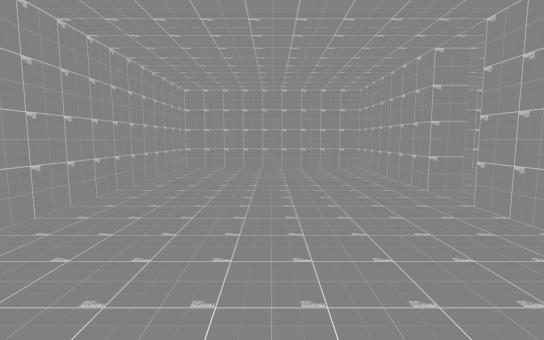
[1] (above)

23 first-person views from a walk through a scene from a Unity 3-D project. The camera is 1.5 m above the floor, tilts 6° down and sees 85° across. The floor is counted in squares, 2 m on a side. Each view is taken from the middle of a square. On the plan, view 1 faces up. The plan holds only what a view shows up to about 10 squares ahead; the rest is blank. The place goes on beyond the plan.

[2]
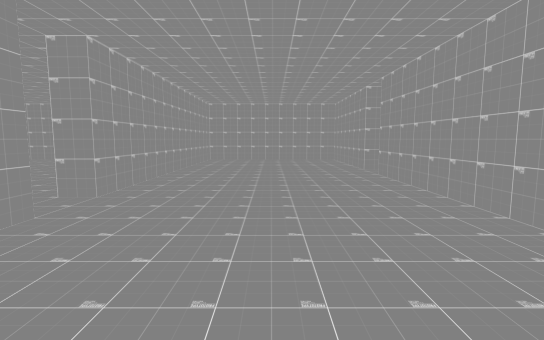

[3]
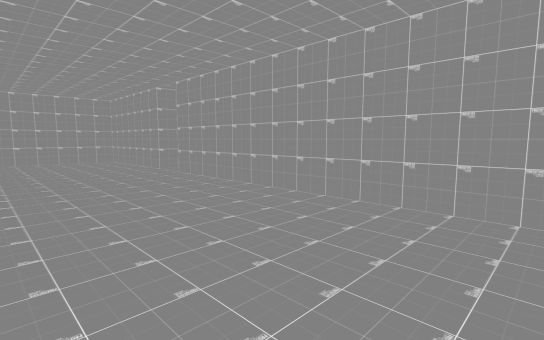

[4]
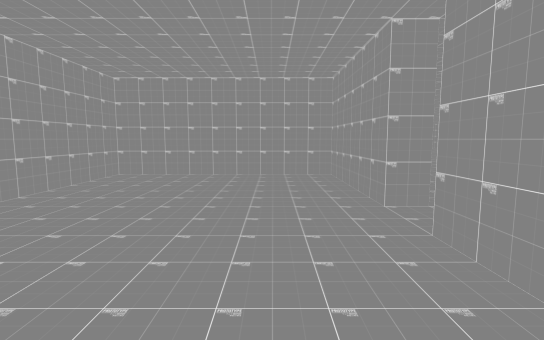

[5]
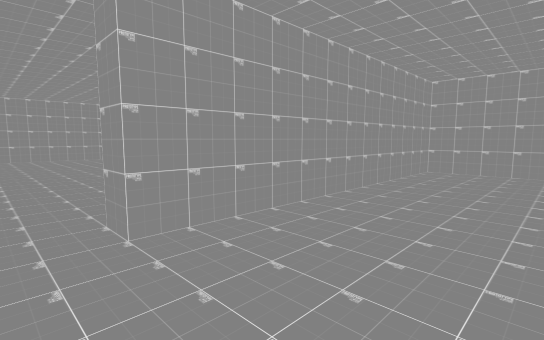

[6]
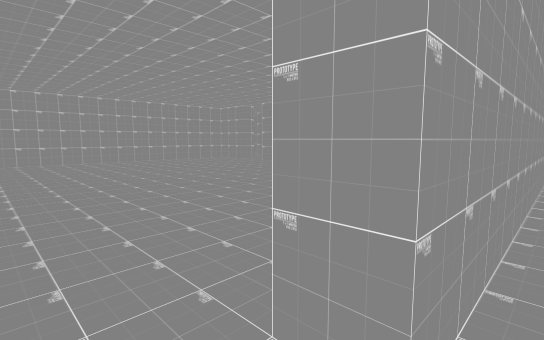

[7]
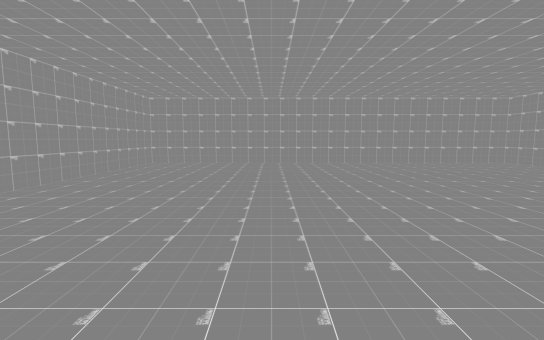

[8]
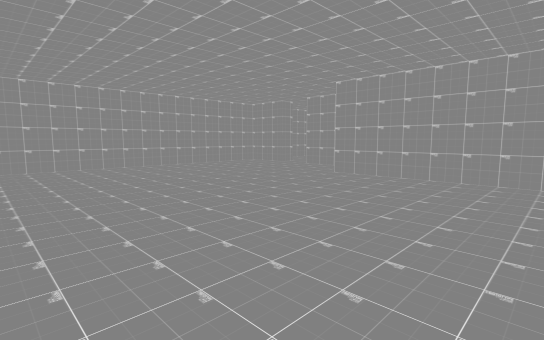

[9]
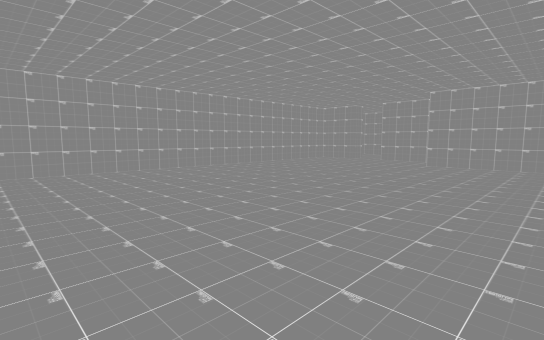

[10]
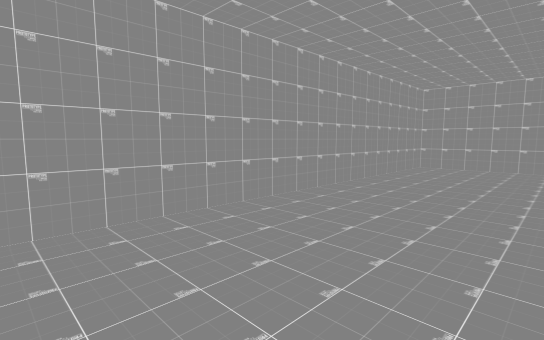

[11]
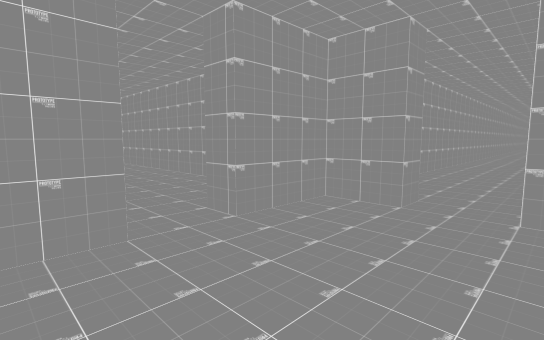

[12]
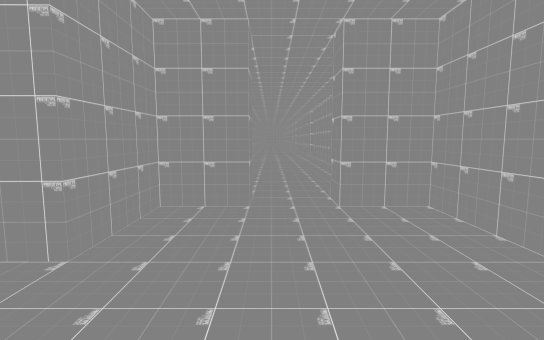

[13]
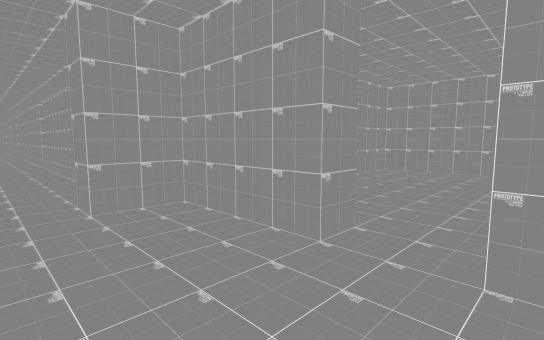

[14]
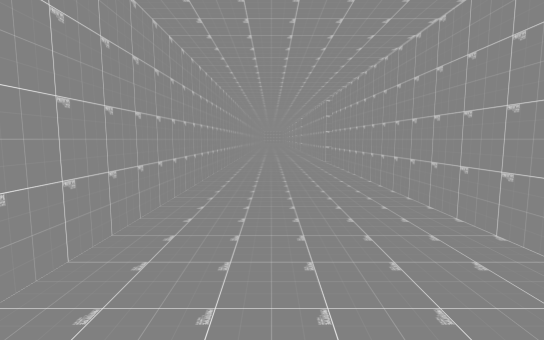

[15]
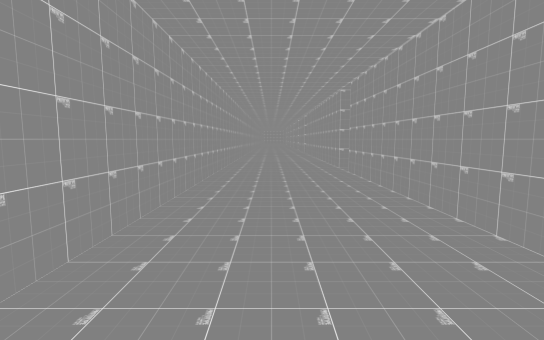

[16]
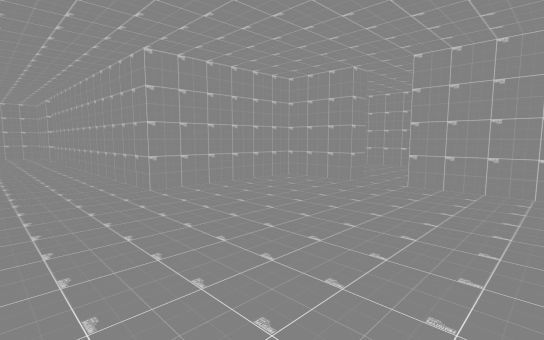

[17]
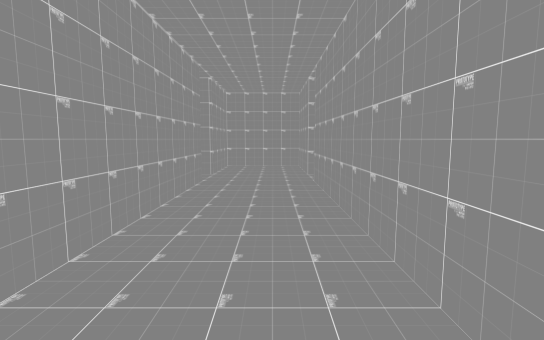

[18]
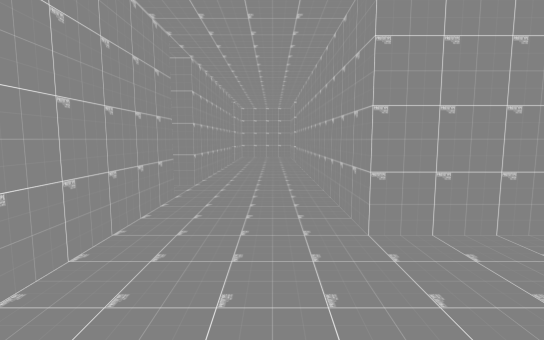

[19]
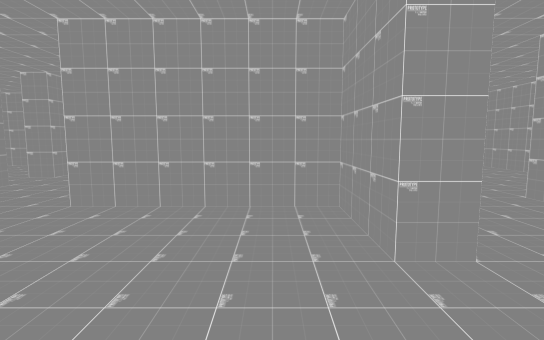

[20]
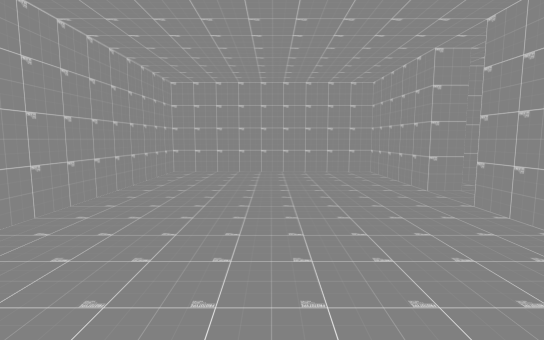

[21]
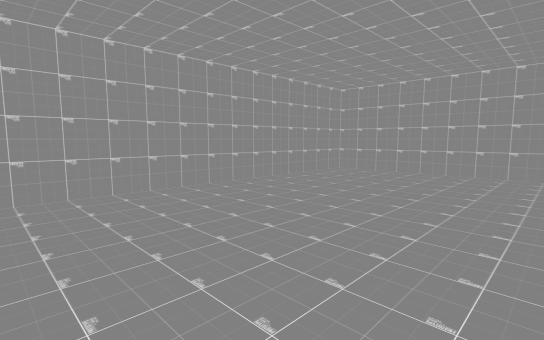

[22]
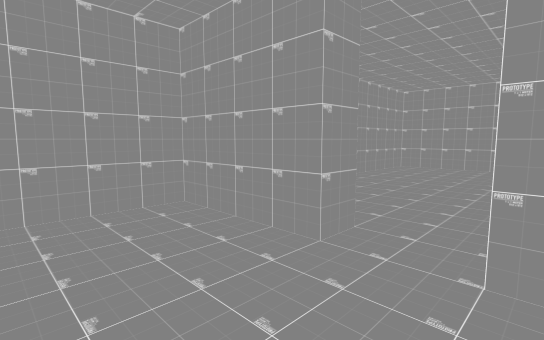

[23]
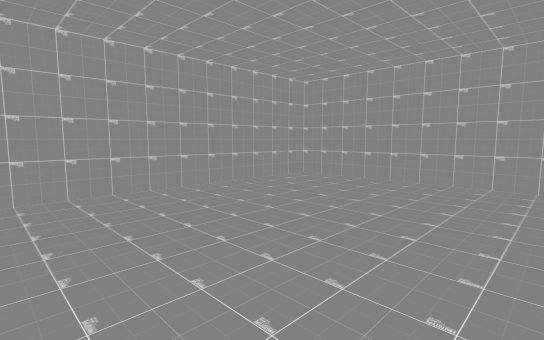

### Floor plan
Ten units are one square. View 1 is at (0, 0); x grows to the right and y downward. Boxes are objects, and circles mark ways between rooms. Rooms are numbered by the first view taken in them; rooms with no view inside come last. Other rooms are left out.
<svg viewBox="-27 -82 283 217">
<path fill="none" stroke="#000" d="M29 -42 23 -42 23 -77 -22 -77 -22 -7M-22 2 -22 33 23 33 23 -32 28 -32M81 33 98 33M41 18 78 18M108 38 108 33 122 33 122 -77 40 -77M99 38 78 38M102 68 122 68 122 58M79 48 73 48M122 48 122 38 108 38M228 68 251 68M148 68 218 68M249 38 142 38M129 48 122 48M122 58 128 58M84 122 122 122 122 108M119 72 102 72 102 68M93 66 93 72 78 72 78 102M8 122 53 122 53 128M62 122 84 122M-2 96 -2 102 -22 102 -22 122 -2 122M78 102 8 102M73 66 73 58M73 48 73 22 28 22 28 89M19 38 -22 38 -22 89"/>
<circle cx="30" cy="-40" r="3" fill="#2a7"/>
<circle cx="100" cy="40" r="3" fill="#2a7"/>
<circle cx="130" cy="50" r="3" fill="#2a7"/>
<circle cx="100" cy="70" r="3" fill="#2a7"/>
<circle cx="70" cy="50" r="3" fill="#2a7"/>
<circle cx="75" cy="115" r="3" fill="#2a7"/>
<circle cx="0" cy="100" r="3" fill="#2a7"/>
<text x="10" y="-20">1</text>
<text x="80" y="-20">2</text>
<text x="100" y="50">3</text>
<text x="190" y="50">4</text>
<text x="100" y="100">5</text>
<text x="30" y="110">6</text>
<text x="50" y="60">7</text>
<text x="0" y="70">8</text>
</svg>
Room 1 opens to room 2. Room 2 opens to room 3. Room 3 opens to room 4. Room 3 opens to room 5. Room 3 opens to room 7. Room 5 opens to room 6. Room 6 opens to room 8.

Where each view was taken, in squares from view 1:
view 1: 0 up, 0 right, facing up
view 2: 3 down, 0 right, facing up
view 3: 3 down, 1 left, facing up-right
view 4: 3 up, 1 left, facing down
view 5: 4 up, 0 right, facing down-right
view 6: 4 up, 2 right, facing down-right
view 7: 4 up, 3 right, facing right
view 8: 4 up, 4 right, facing down-right
view 9: 7 up, 5 right, facing down-right
view 10: 5 up, 4 right, facing up-right
view 11: 6 down, 9 right, facing up-right
view 12: 5 down, 9 right, facing right
view 13: 5 down, 9 right, facing down-right
view 14: 5 down, 13 right, facing right
view 15: 5 down, 15 right, facing right
view 16: 12 down, 12 right, facing up-left
view 17: 11 down, 6 right, facing left
view 18: 11 down, 10 right, facing left
view 19: 8 down, 11 right, facing left
view 20: 9 down, 5 right, facing up
view 21: 9 down, 7 right, facing up-left
view 22: 12 down, 1 right, facing up-left
view 23: 9 down, 2 right, facing up-left
